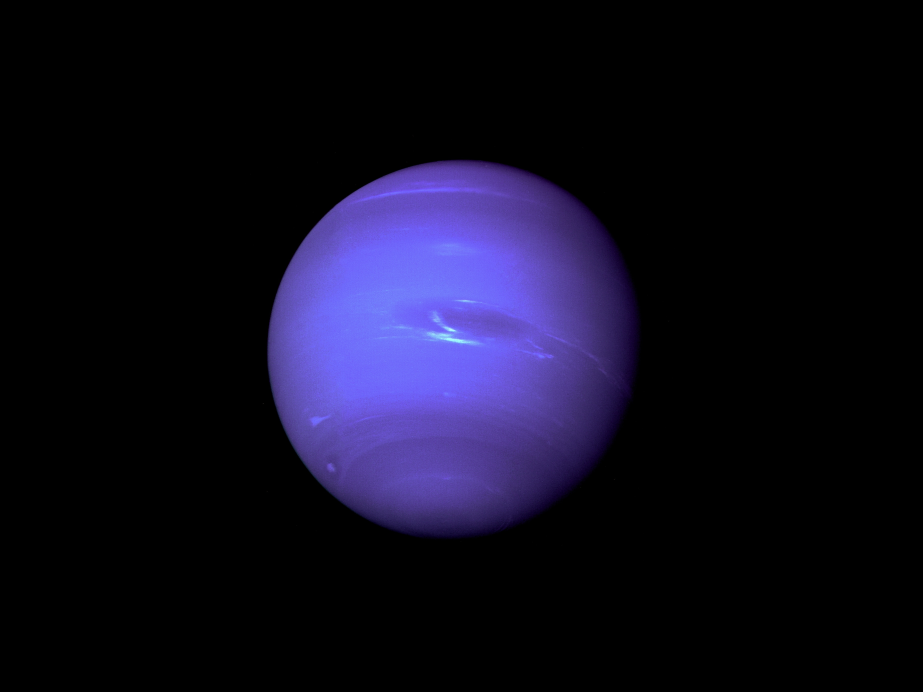
#> input picture 3b7d7d8a64.jpg, 4614 x 3459 px (shown at 1/5 size)
$ jupyter execute --allow-errors Untitled1.ipynb   (older library calls are emulated)
#> lines starting #> are read from the running program, lines starting #| are printed output that depends on the picture
### CV2_Utils_2.py
# 9/22/2021-1
# updated 02/12/2022
from __future__ import absolute_import, division
import cv2
import numpy as np
from matplotlib import pyplot as plt
import os, uuid
os.environ['TF_CPP_MIN_LOG_LEVEL'] = '4'
from os.path import *
from time import sleep, perf_counter, perf_counter_ns
from BashColors import C
from TarfileFunctions import *
import tensorflow as tf

class CV2_Utils:
    ''' '''
    __all__ = ['cvu', 'contentPath', 'updated'
                'originalImageZeroPixel', 'zeroPixel']

    __builtin__ = [
        'addTwoImages', 'changeBackgroundColors', 'contentPath',
        'createCV2ImagesTarfile', 'createImageWithColor',
        'cv2FillImage', 'cvu', 'fillImage', 'fillImage2',
        'fillImage2X', 'flipImage', 'getCV2Image',
        'getNewSavePath', 'getUniqueFileName',
        'edgeDetection', 'plotShowTwoImages', 'printTime',
        'plotShowSingleImage', 'originalImageZeroPixel',
        'renameFileWithPath', 'resizeImage', 'rotateImage',
        'saveImage', 'showTwoImages', 'translateImage', 'updated',
        'zeroPixel','zoomImage']

    def __init__(self):
        ''' '''
        self.cvu = CV2_Utils
        self.updated = 'updated: 02/16/2022'
        # print(f'{C.BIPurple}{self.updated}{C.ColorOff}')
        self.contentPath = os.getcwd()
        self.zeroPixel = np.array([0,0,0])
        # self.originalImageZeroPixel = np.array([0,0,0])
        self.originalImageZeroPixel = None

    # [48 lines left out: functions __iter__, createCV2ImagesTarfile, renameFileWithPath, showTwoImages, plotShowSingleImage, not called in this run]

    def plotShowTwoImages(self, thisImage, compareImage,
                                title1='Original Image',
                                title2='', showAxis=False):
        ''' '''
        thisImage = cv2.cvtColor(thisImage, cv2.COLOR_BGR2RGB)
        compareImage = cv2.cvtColor(compareImage, cv2.COLOR_BGR2RGB)

        fig=plt.figure()
        ax1 = fig.add_subplot(1,2,1)
        ax1.imshow(thisImage)
        if showAxis: ax1.axis('on')
        else: ax1.axis('off')
        ax1.set_title(title1)

        ax2 = fig.add_subplot(1,2,2)
        ax2.imshow(compareImage)
        if showAxis: ax2.axis('on')
        else: ax2.axis('off')
        ax2.set_title(title2)
        plt.show()

    # [207 lines left out: functions resizeImage, createImageWithColor, zoomImage, rotateImage, translateImage, edgeDetection and 5 more, not called in this run]

    def getCV2Image(self, imagePath:str):
        img = cv2.imread(imagePath, cv2.IMREAD_COLOR)
        return img

    # [104 lines left out: functions getUniqueFileName, getNewSavePath, saveImage, fillImage, fillImage2, fillImage2X, not called in this run]
cvu = CV2_Utils()

### Untitled1.ipynb
[cell 1]
from __future__ import absolute_import, division
from BashColors import C
from CV2_Utils_2 import *

import os
import numpy as np
from os.path import *
import PIL
from PIL import Image
import matplotlib.pyplot as plt
import glob

contentPath=os.getcwd()
imagePath=join(contentPath, '3b7d7d8a64.jpg')
savePath=join(contentPath, 'resized.jpg')

[cell 2]
import PIL
import PIL.IcoImagePlugin
import PIL.Image
import matplotlib.pyplot as plt

with PIL.Image.open(imagePath) as pil_img:
#> pil_img is the input picture: PIL image 4614x3459 RGB; mean R, G, B 15.1, 12.6, 30.7
    pil_img: PIL.IcoImagePlugin.IcoImageFile  # You can omit. It helps IDE know what the object is, and then it will hint at the method very correctly.
    out_img = pil_img.resize((224, 224), PIL.Image.ANTIALIAS)
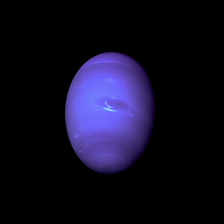
#> out_img: PIL image 224x224 RGB; mean R, G, B 15.2, 12.6, 30.7

    plt.figure(figsize=(2, 1))  # 2 row and 1 column.
    # plt.subplots_adjust(hspace=1)  # or you can try:
    plt.tight_layout()
    plt.rc(('xtick', 'ytick'), color=(1, 1, 1, 0))  # set xtick, ytick to transparent
    plt.subplot(2, 1, 1), plt.imshow(pil_img)
    plt.subplot(2, 1, 2), plt.imshow(out_img)
    plt.show()
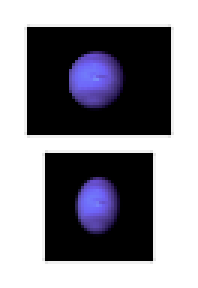
#> figure drawn by matplotlib, 2 panels

[cell 3]
img=cvu.getCV2Image(imagePath)
out_img = np.array(
    out_img.getdata()).reshape(out_img.size[0], out_img.size[1], 3)
#> out_img: shape (224, 224, 3) int64

print(type(out_img), type(img))
#| <class 'numpy.ndarray'> <class 'numpy.ndarray'>
#> (the rest of this cell did not finish here and is left out)


[cell 4]
image = Image.open(imagePath)
resized=image.thumbnail(size=(224,224))
# resized.save(savePath, optimize=True, quality=100)
img=cvu.getCV2Image(imagePath)
resizedImg=cvu.getCV2Image(savePath)
plt.show()
# plt.show(resizedImg)

[cell 5]
fixed_height = 224
image = Image.open(imagePath)
# image = np.frombuffer(image, dtype=np.uint8)
height_percent = (fixed_height / float(image.size[1]))
#> height_percent = 0.0648
width_size = int((float(image.size[0]) * float(height_percent)))
#> width_size = 298
resized = image.resize((width_size, fixed_height),PIL.Image.NEAREST)
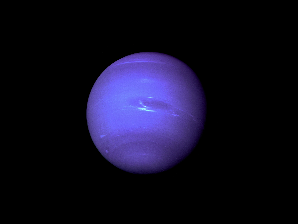
#> resized: PIL image 298x224 RGB; mean R, G, B 15.2, 12.6, 30.7
resized.save(savePath)
# cvu.plotShowTwoImages(image, resized)
